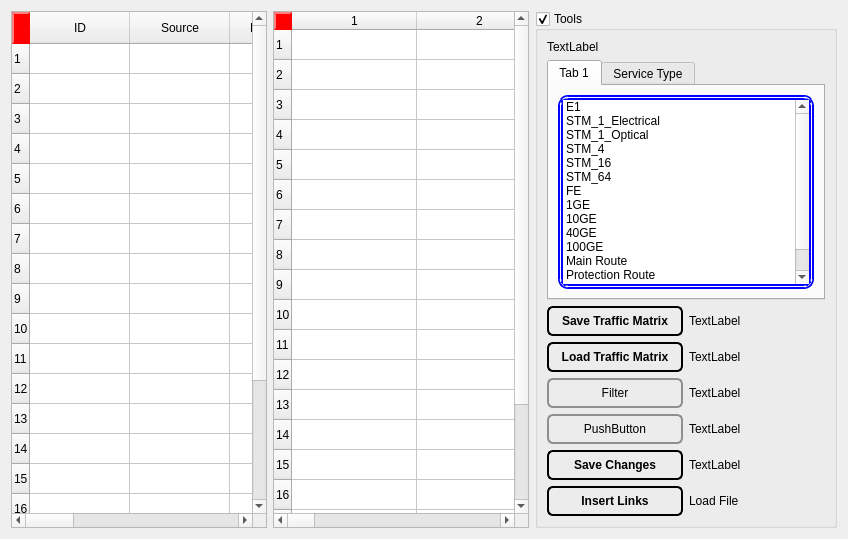
       <widget class="QWidget" name="TrafficMatrixTab">
        <attribute name="title">
         <string>Traffic Matrix Tab</string>
        </attribute>
        <layout class="QGridLayout" name="gridLayout_6">
         <item row="0" column="1">
          <widget class="QTableWidget" name="Traffic_matrix">
           <property name="maximumSize">
            <size>
             <width>16777215</width>
             <height>16777215</height>
            </size>
           </property>
           <property name="styleSheet">
            <string notr="true">QTableWidget {
    selection-background-color: qlineargradient(x1: 0, y1: 0, x2: 0.5, y2: 0.5,
                                stop: 0 #FF92BB, stop: 1 white);
}
QTableWidget QTableCornerButton::section {
    background: red;
    border: 2px outset red;
}</string>
           </property>
           <property name="alternatingRowColors">
            <bool>false</bool>
           </property>
           <property name="textElideMode">
            <enum>Qt::ElideMiddle</enum>
           </property>
           <property name="showGrid">
            <bool>true</bool>
           </property>
           <property name="gridStyle">
            <enum>Qt::SolidLine</enum>
           </property>
           <property name="sortingEnabled">
            <bool>false</bool>
           </property>
           <property name="rowCount">
            <number>20</number>
           </property>
           <property name="columnCount">
            <number>10</number>
           </property>
           <attribute name="horizontalHeaderCascadingSectionResizes">
            <bool>true</bool>
           </attribute>
           <attribute name="horizontalHeaderDefaultSectionSize">
            <number>125</number>
           </attribute>
           <attribute name="horizontalHeaderShowSortIndicator" stdset="0">
            <bool>false</bool>
           </attribute>
           <attribute name="verticalHeaderShowSortIndicator" stdset="0">
            <bool>true</bool>
           </attribute>
           <attribute name="verticalHeaderStretchLastSection">
            <bool>false</bool>
           </attribute>
           <row/>
           <row/>
           <row/>
           <row/>
           <row/>
           <row/>
           <row/>
           <row/>
           <row/>
           <row/>
           <row/>
           <row/>
           <row/>
           <row/>
           <row/>
           <row/>
           <row/>
           <row/>
           <row/>
           <row/>
           <column/>
           <column/>
           <column/>
           <column/>
           <column/>
           <column/>
           <column/>
           <column/>
           <column/>
           <column/>
          </widget>
         </item>
         <item row="0" column="0">
          <widget class="QTableWidget" name="General_TM">
           <property name="styleSheet">
            <string notr="true">QTableWidget {
    selection-background-color: qlineargradient(x1: 0, y1: 0, x2: 0.5, y2: 0.5,
                                stop: 0 #FF92BB, stop: 1 white);
}
QTableWidget QTableCornerButton::section {
    background: red;
    border: 2px outset red;
}</string>
           </property>
           <property name="rowCount">
            <number>20</number>
           </property>
           <property name="columnCount">
            <number>9</number>
           </property>
           <row/>
           <row/>
           <row/>
           <row/>
           <row/>
           <row/>
           <row/>
           <row/>
           <row/>
           <row/>
           <row/>
           <row/>
           <row/>
           <row/>
           <row/>
           <row/>
           <row/>
           <row/>
           <row/>
           <row/>
           <column>
            <property name="text">
             <string>ID</string>
            </property>
           </column>
           <column>
            <property name="text">
             <string>Source</string>
            </property>
           </column>
           <column>
            <property name="text">
             <string>Destination</string>
            </property>
           </column>
           <column>
            <property name="text">
             <string>Old
Cable Type</string>
            </property>
           </column>
           <column>
            <property name="text">
             <string>Cable
Type</string>
            </property>
           </column>
           <column>
            <property name="text">
             <string>Distance
Real (Km)</string>
            </property>
           </column>
           <column>
            <property name="text">
             <string>Att. (dB/ Km )
for Network Plan </string>
            </property>
           </column>
           <column>
            <property name="text">
             <string>Status</string>
            </property>
           </column>
           <column>
            <property name="text">
             <string>Degree</string>
            </property>
           </column>
          </widget>
         </item>
         <item row="0" column="2">
          <widget class="QGroupBox" name="TM_groupbox">
           <property name="mouseTracking">
            <bool>false</bool>
           </property>
           <property name="accessibleDescription">
            <string/>
           </property>
           <property name="title">
            <string>Tools</string>
           </property>
           <property name="flat">
            <bool>true</bool>
           </property>
           <property name="checkable">
            <bool>true</bool>
           </property>
           <property name="checked">
            <bool>true</bool>
           </property>
           <layout class="QGridLayout" name="gridLayout_5">
            <item row="0" column="0">
             <widget class="QLabel" name="label_7">
              <property name="text">
               <string>TextLabel</string>
              </property>
             </widget>
            </item>
            <item row="1" column="0" colspan="2">
             <widget class="QTabWidget" name="List_tab">
              <property name="currentIndex">
               <number>0</number>
              </property>
              <widget class="QWidget" name="tab_4">
               <attribute name="title">
                <string>Tab 1</string>
               </attribute>
               <layout class="QVBoxLayout" name="verticalLayout">
                <item>
                 <widget class="QListWidget" name="listWidget">
                  <property name="styleSheet">
                   <string notr="true">QListWidget {
    alternate-background-color: yellow;
	border: 5px double;
	border-color: blue;
	border-radius: 10px;
}
QListWidget {
    show-decoration-selected: 1; /* make the selection span the entire width of the view */
}

QListWidget::item:alternate {
    background: #EEEEEE;
}

QListWidget::item:selected {
    border: 1px solid #6a6ea9;
}

QListWidget::item:selected:!active {
    background: qlineargradient(x1: 0, y1: 0, x2: 0, y2: 1,
                                stop: 0 #ABAFE5, stop: 1 #8588B2);
}

QListWidget::item:selected:active {
    background: qlineargradient(x1: 0, y1: 0, x2: 0, y2: 1,
                                stop: 0 #6a6ea9, stop: 1 #888dd9);
}

QListWidget::item:hover {
    background: qlineargradient(x1: 0, y1: 0, x2: 0, y2: 1,
                                stop: 0 #FAFBFE, stop: 1 #DCDEF1);
}</string>
                  </property>
                  <item>
                   <property name="text">
                    <string>E1</string>
                   </property>
                  </item>
                  <item>
                   <property name="text">
                    <string>STM_1_Electrical</string>
                   </property>
                  </item>
                  <item>
                   <property name="text">
                    <string>STM_1_Optical</string>
                   </property>
                  </item>
                  <item>
                   <property name="text">
                    <string>STM_4</string>
                   </property>
                  </item>
                  <item>
                   <property name="text">
                    <string>STM_16</string>
                   </property>
                  </item>
                  <item>
                   <property name="text">
                    <string>STM_64</string>
                   </property>
                  </item>
                  <item>
                   <property name="text">
                    <string>FE</string>
                   </property>
                  </item>
                  <item>
                   <property name="text">
                    <string>1GE</string>
                   </property>
                  </item>
                  <item>
                   <property name="text">
                    <string>10GE</string>
                   </property>
                  </item>
                  <item>
                   <property name="text">
                    <string>40GE</string>
                   </property>
                  </item>
                  <item>
                   <property name="text">
                    <string>100GE</string>
                   </property>
                  </item>
                  <item>
                   <property name="text">
                    <string>Main Route</string>
                   </property>
                  </item>
                  <item>
                   <property name="text">
                    <string>Protection Route</string>
                   </property>
                  </item>
                  <item>
                   <property name="text">
                    <string>Protection Route 1</string>
                   </property>
                  </item>
                  <item>
                   <property name="text">
                    <string>Protection Route 2</string>
                   </property>
                  </item>
                 </widget>
                </item>
               </layout>
              </widget>
              <widget class="QWidget" name="tab_5">
               <attribute name="title">
                <string>Service Type</string>
               </attribute>
              </widget>
             </widget>
            </item>
            <item row="2" column="0">
             <widget class="QPushButton" name="SaveTM_button">
              <property name="minimumSize">
               <size>
                <width>84</width>
                <height>30</height>
               </size>
              </property>
              <property name="font">
               <font>
                <weight>75</weight>
                <bold>true</bold>
               </font>
              </property>
              <property name="toolTip">
               <string/>
              </property>
              <property name="styleSheet">
               <string notr="true">QPushButton {
    border: 2px solid #8f8f91;
    border-radius: 6px;
    background-color: qlineargradient(x1: 0, y1: 0, x2: 0, y2: 1,
                                      stop: 0 #f6f7fa, stop: 1 #dadbde);
    min-width: 80px;
	border-color: dark-orange;
}

QPushButton:pressed {
    background-color: qlineargradient(x1: 0, y1: 0, x2: 0, y2: 1,
                                      stop: 0 #dadbde, stop: 1 #f6f7fa);
}

QPushButton:flat {
    border: none; /* no border for a flat push button */
}

QPushButton:default {
    border-color: navy; /* make the default button prominent */
}</string>
              </property>
              <property name="text">
               <string>Save Traffic Matrix</string>
              </property>
             </widget>
            </item>
            <item row="2" column="1">
             <widget class="QLabel" name="label_2">
              <property name="text">
               <string>TextLabel</string>
              </property>
             </widget>
            </item>
            <item row="3" column="0">
             <widget class="QPushButton" name="LoadTM_button">
              <property name="minimumSize">
               <size>
                <width>84</width>
                <height>30</height>
               </size>
              </property>
              <property name="font">
               <font>
                <weight>75</weight>
                <bold>true</bold>
               </font>
              </property>
              <property name="styleSheet">
               <string notr="true">QPushButton {
    border: 2px solid #8f8f91;
    border-radius: 6px;
    background-color: qlineargradient(x1: 0, y1: 0, x2: 0, y2: 1,
                                      stop: 0 #f6f7fa, stop: 1 #dadbde);
    min-width: 80px;
	border-color: dark-orange;
}

QPushButton:pressed {
    background-color: qlineargradient(x1: 0, y1: 0, x2: 0, y2: 1,
                                      stop: 0 #dadbde, stop: 1 #f6f7fa);
}

QPushButton:flat {
    border: none; /* no border for a flat push button */
}

QPushButton:default {
    border-color: navy; /* make the default button prominent */
}</string>
              </property>
              <property name="text">
               <string>Load Traffic Matrix</string>
              </property>
             </widget>
            </item>
            <item row="3" column="1">
             <widget class="QLabel" name="label_3">
              <property name="text">
               <string>TextLabel</string>
              </property>
             </widget>
            </item>
            <item row="4" column="0">
             <widget class="QPushButton" name="filter">
              <property name="minimumSize">
               <size>
                <width>84</width>
                <height>30</height>
               </size>
              </property>
              <property name="styleSheet">
               <string notr="true">QPushButton {
    border: 2px solid #8f8f91;
    border-radius: 6px;
    background-color: qlineargradient(x1: 0, y1: 0, x2: 0, y2: 1,
                                      stop: 0 #f6f7fa, stop: 1 #dadbde);
    min-width: 80px;
}

QPushButton:pressed {
    background-color: qlineargradient(x1: 0, y1: 0, x2: 0, y2: 1,
                                      stop: 0 #dadbde, stop: 1 #f6f7fa);
}

QPushButton:flat {
    border: none; /* no border for a flat push button */
}

QPushButton:default {
    border-color: navy; /* make the default button prominent */
}</string>
              </property>
              <property name="text">
               <string>Filter</string>
              </property>
             </widget>
            </item>
            <item row="4" column="1">
             <widget class="QLabel" name="label_5">
              <property name="text">
               <string>TextLabel</string>
              </property>
             </widget>
            </item>
            <item row="5" column="0">
             <widget class="QPushButton" name="pushButton_10">
              <property name="minimumSize">
               <size>
                <width>84</width>
                <height>30</height>
               </size>
              </property>
              <property name="styleSheet">
               <string notr="true">QPushButton {
    border: 2px solid #8f8f91;
    border-radius: 6px;
    background-color: qlineargradient(x1: 0, y1: 0, x2: 0, y2: 1,
                                      stop: 0 #f6f7fa, stop: 1 #dadbde);
    min-width: 80px;
}

QPushButton:pressed {
    background-color: qlineargradient(x1: 0, y1: 0, x2: 0, y2: 1,
                                      stop: 0 #dadbde, stop: 1 #f6f7fa);
}

QPushButton:flat {
    border: none; /* no border for a flat push button */
}

QPushButton:default {
    border-color: navy; /* make the default button prominent */
}</string>
              </property>
              <property name="text">
               <string>PushButton</string>
              </property>
             </widget>
            </item>
            <item row="5" column="1">
             <widget class="QLabel" name="label_6">
              <property name="text">
               <string>TextLabel</string>
              </property>
             </widget>
            </item>
            <item row="6" column="0">
             <widget class="QPushButton" name="SaveChanges_button">
              <property name="minimumSize">
               <size>
                <width>84</width>
                <height>30</height>
               </size>
              </property>
              <property name="font">
               <font>
                <weight>75</weight>
                <bold>true</bold>
               </font>
              </property>
              <property name="styleSheet">
               <string notr="true">QPushButton {
    border: 2px solid #8f8f91;
    border-radius: 6px;
    background-color: qlineargradient(x1: 0, y1: 0, x2: 0, y2: 1,
                                      stop: 0 #f6f7fa, stop: 1 #dadbde);
    min-width: 80px;
	border-color: dark-orange;
}

QPushButton:pressed {
    background-color: qlineargradient(x1: 0, y1: 0, x2: 0, y2: 1,
                                      stop: 0 #dadbde, stop: 1 #f6f7fa);
}

QPushButton:flat {
    border: none; /* no border for a flat push button */
}

QPushButton:default {
    border-color: navy; /* make the default button prominent */
}</string>
              </property>
              <property name="text">
               <string>Save Changes</string>
              </property>
             </widget>
            </item>
            <item row="6" column="1">
             <widget class="QLabel" name="label_4">
              <property name="text">
               <string>TextLabel</string>
              </property>
             </widget>
            </item>
            <item row="7" column="0">
             <widget class="QPushButton" name="insert_link_button">
              <property name="minimumSize">
               <size>
                <width>84</width>
                <height>30</height>
               </size>
              </property>
              <property name="font">
               <font>
                <weight>75</weight>
                <bold>true</bold>
               </font>
              </property>
              <property name="styleSheet">
               <string notr="true">QPushButton {
    border: 2px solid #8f8f91;
    border-radius: 6px;
    background-color: qlineargradient(x1: 0, y1: 0, x2: 0, y2: 1,
                                      stop: 0 #f6f7fa, stop: 1 #dadbde);
    min-width: 80px;
	border-color: dark-orange;
}

QPushButton:pressed {
    background-color: qlineargradient(x1: 0, y1: 0, x2: 0, y2: 1,
                                      stop: 0 #dadbde, stop: 1 #f6f7fa);
}

QPushButton:flat {
    border: none; /* no border for a flat push button */
}

QPushButton:default {
    border-color: navy; /* make the default button prominent */
}</string>
              </property>
              <property name="text">
               <string>Insert Links</string>
              </property>
             </widget>
            </item>
            <item row="7" column="1">
             <widget class="QLabel" name="label">
              <property name="text">
               <string>Load File</string>
              </property>
             </widget>
            </item>
           </layout>
          </widget>
         </item>
        </layout>
       </widget>
